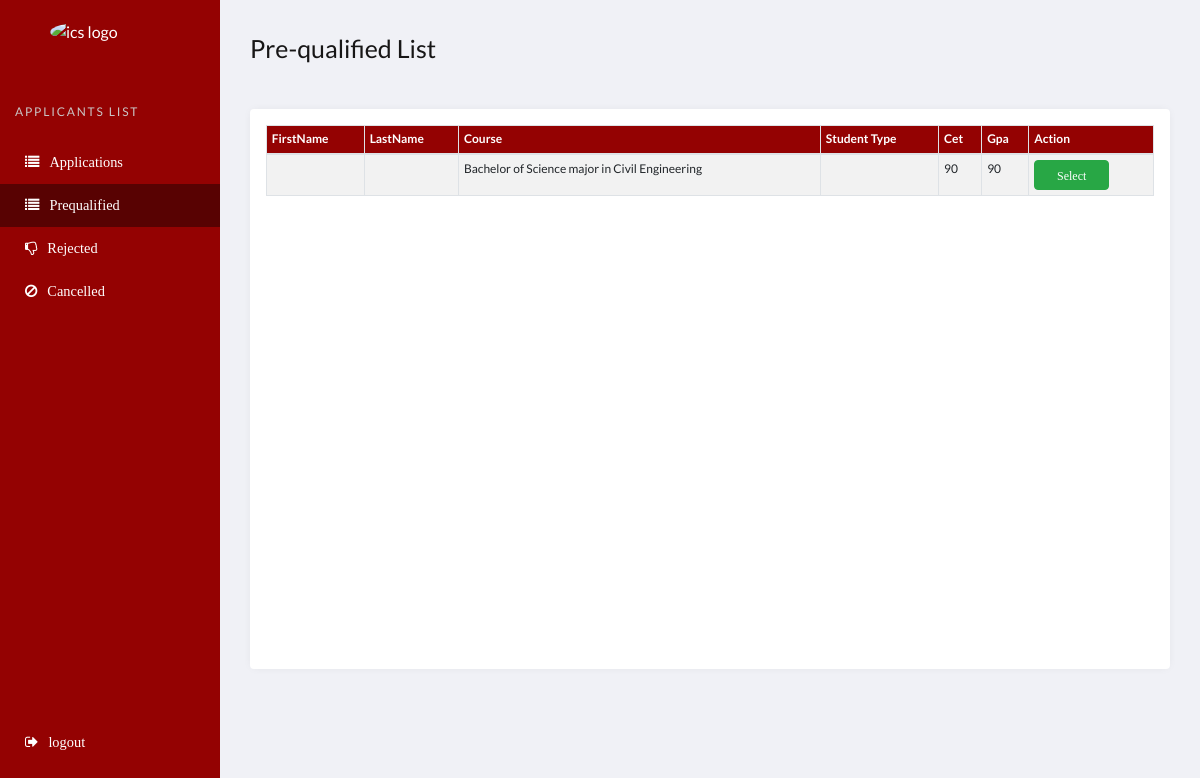
The app's page /evaluator/coe.evaluator.pre.php (signed in), older data.
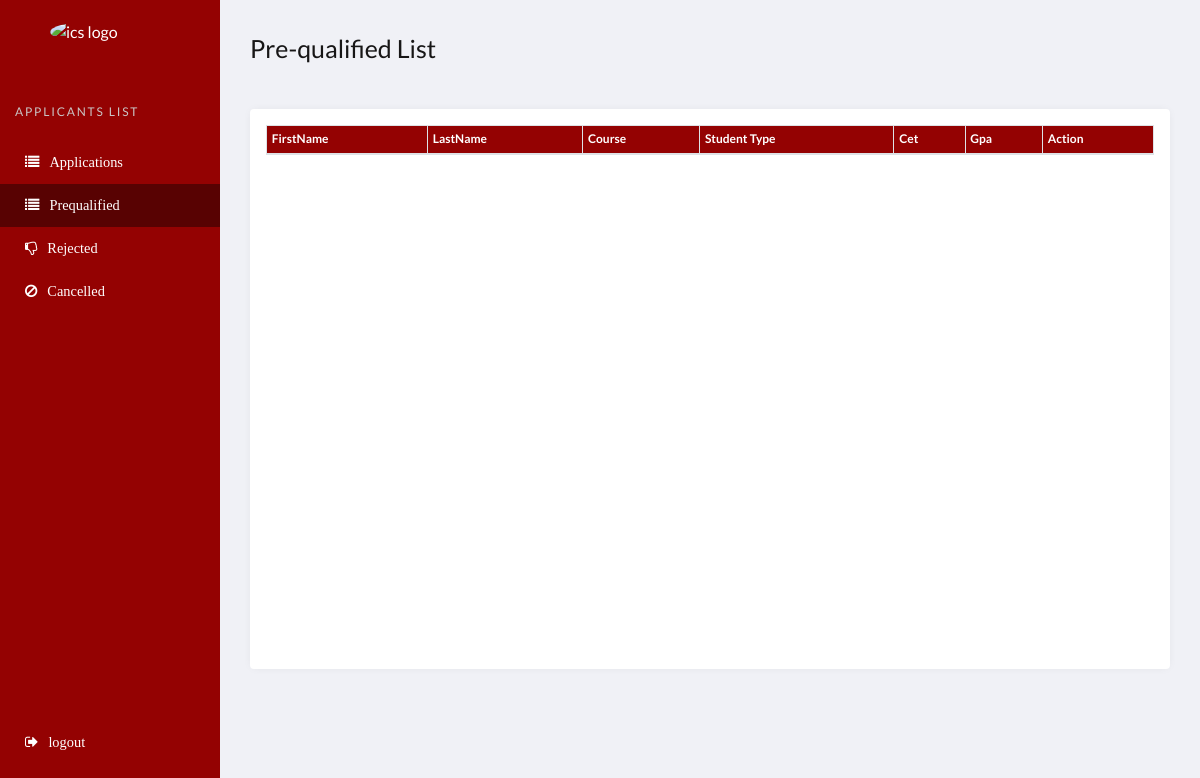
The same page, newer data.
### tables this page shows
CREATE TABLE `selectedcourse` (
  `id` int(11) NOT NULL,
  `user_id` int(11) NOT NULL,
  `course_id` int(11) NOT NULL,
  `file_id` int(11) NOT NULL,
  `userStatus` varchar(100) DEFAULT NULL,
  `date` varchar(200) NOT NULL,
  `ic` varchar(100) DEFAULT NULL,
  `average` float DEFAULT NULL,
  `inter_score` int(100) DEFAULT NULL
);

CREATE TABLE `coursestbl` (
  `course_id` int(11) NOT NULL,
  `course_name` varchar(255) NOT NULL,
  `course_description` varchar(1000) NOT NULL,
  `college_id` int(11) NOT NULL,
  `course_img` text DEFAULT NULL,
  `quota` int(200) DEFAULT NULL,
  `waiting` int(200) DEFAULT NULL,
  `cet_req` float DEFAULT NULL,
  `gpa_req` float DEFAULT NULL
);

CREATE TABLE `attachment` (
  `id` int(11) NOT NULL,
  `cet_path` text NOT NULL,
  `gmoral_path` text NOT NULL,
  `gpa_path` text NOT NULL,
  `shiftee_path` text DEFAULT NULL,
  `user_id` int(100) NOT NULL,
  `cetValue` varchar(100) NOT NULL,
  `gpaValue` varchar(100) NOT NULL
);

### evaluator/coe.evaluator.pre.php (the view, shortened to what this page needs)
<?php
include('action/assign.php');
?>
<!DOCTYPE html>
<html lang="en">
<head>
    <link rel="stylesheet" href="../bootstrap4/css/bootstrap.min.css">
    <link href="//maxcdn.bootstrapcdn.com/font-awesome/4.7.0/css/font-awesome.min.css" rel="stylesheet">
    <link rel="stylesheet" href="../css/coe.style.css">
    <link rel="stylesheet" href="../css/btn.admin.css">
    <link rel="stylesheet" type="text/css" href="../DataTables/datatables.css">
</head>
<body>
    <?php  if (isset($_SESSION['user'])) : ?>
    <header class="page-header">
        <nav>
          <a href="../index.html">
            <img class="logo mx-auto" src="../seal/coe-logo.png" alt="ics logo">
          </a>
          <ul class="admin-menu">
            <li class="menu-heading">
              <h3>APPLICANTS LIST</h3>
            </li>
            <li>
                <a href="coe.evaluator.main.php">
                    <i class="fa fa-list" aria-hidden="true"><span>Applications</span></i>
                </a>
            </li>
            <li>
              <a href="coe.evaluator.pre.php" class="active">
                <i class="fa fa-list" aria-hidden="true"><span>Prequalified</span></i>
              </a>
            </li>
            <li>
              <a href="coe.evaluator.rej.php">
                <i class="fa fa-thumbs-o-down" aria-hidden="true"><span>Rejected</span></i>
              </a>
            </li>
            <li>
              <a href="coe.evaluator.cancel.php">
              <i class="fa fa-ban" aria-hidden="true"><span>Cancelled</span></i>
              </a>
            </li>
            <li>
              <a href="../index.php?logout='1'">
                <i class="fa fa-sign-out"><span>logout</span></i>
              </a>
            </li>
          </ul>
        </nav>
      </header>
      <?php endif ?>
      <section class="page-content">
        <section class="btn-group">
          <p class="section-name">Pre-qualified List</p>
        </section>
        <section class="grid">
          <article>
          <div class="table table-responsive-sm table-responsive-md table-responsive-lg table-responsive-xl mx-3 my-3">
                <table class="table table-sm table-striped table-bordered table-hover" id="printable-table">
                    <thead class="thead">
                    <?php $results = mysqli_query($db, "SELECT * from selectedcourse LEFT JOIN users ON selectedcourse.user_id = users.id
                     LEFT JOIN coursestbl ON selectedcourse.course_id = coursestbl.course_id
                     LEFT JOIN attachment ON selectedcourse.file_id = attachment.id WHERE userStatus='VERIFIED' AND college_id='2'")?>
                        <tr>
                            <th>FirstName</th>
                            <th>LastName</th>
                            <th>Course</th>
                            <th>Student Type</th>
                            <th>Cet</th>
                            <th>Gpa</th>
                            <th>Action </th>
                        </tr>
                    </thead>
                    <tbody class="tbody">
                    <?php while ($row = mysqli_fetch_array($results)) { ?>
                            <tr>
                          <td><?php echo $row['fname']; ?> </td>
                          <td><?php echo $row['lname']; ?> </td>
                          <td><?php echo $row['course_name']; ?></td>
                          <td><?php echo $row['studentType']; ?></td>
                          <td><?php echo $row['cetValue']; ?></td>
                          <td><?php echo $row['gpaValue']; ?></td>
                          <td>
                              <button class="btn btn-success selectbtn">Select</button>
                         </td>
                        </tr>
                          <?php
                            }
                         ?>
                    </tbody>
                </table>
          </article>
        </section>
      </section>
</body>
</html>

Row changes from the older to the newer data that the page shows:
removed selectedcourse: course.course_name "Bachelor of Science major in Civil Engineering", attachment.cetValue "90", attachment.gpaValue "90"
